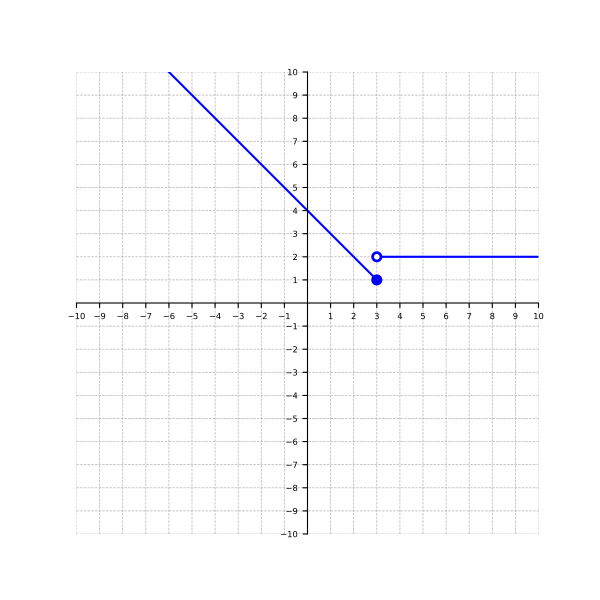

The script that drew this image:
import matplotlib.pyplot as plt
from pathlib import Path
from matplotlib.figure import Figure
from matplotlib.axes import Axes
from figures.common.style import setup_cartesian_plane
import numpy as np

output = Path(__file__).with_suffix(".pdf")

fig: Figure
ax: Axes
fig, ax = setup_cartesian_plane()

x1 = np.linspace(-10, 3)
y1 = 4 - x1
x2 = np.linspace(3, 10)
y2 = np.full_like(x2, 2.0)


ax.plot(x1, y1, color="blue")
ax.plot(x2, y2, color="blue")
ax.plot(3, 1, "o", color="blue", markeredgewidth=2)
ax.plot(3, 2, "o", markerfacecolor="white", markeredgecolor="blue", markeredgewidth=2)

fig.savefig(output)
plt.close()
